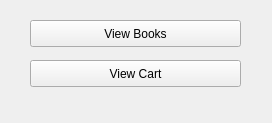
<?xml version="1.0" encoding="UTF-8"?>
<ui version="4.0">
 <class>CartManagementInterface</class>
 <widget class="QDialog" name="CartManagementInterface">
  <property name="geometry">
   <rect>
    <x>0</x>
    <y>0</y>
    <width>272</width>
    <height>123</height>
   </rect>
  </property>
  <property name="windowTitle">
   <string>Dialog</string>
  </property>
  <widget class="QPushButton" name="viewCartButton">
   <property name="geometry">
    <rect>
     <x>30</x>
     <y>60</y>
     <width>211</width>
     <height>27</height>
    </rect>
   </property>
   <property name="text">
    <string>View Cart</string>
   </property>
   <property name="autoDefault">
    <bool>false</bool>
   </property>
  </widget>
  <widget class="QPushButton" name="viewBooksButton">
   <property name="geometry">
    <rect>
     <x>30</x>
     <y>20</y>
     <width>211</width>
     <height>27</height>
    </rect>
   </property>
   <property name="text">
    <string>View Books</string>
   </property>
   <property name="autoDefault">
    <bool>false</bool>
   </property>
  </widget>
 </widget>
 <resources/>
 <connections/>
</ui>
